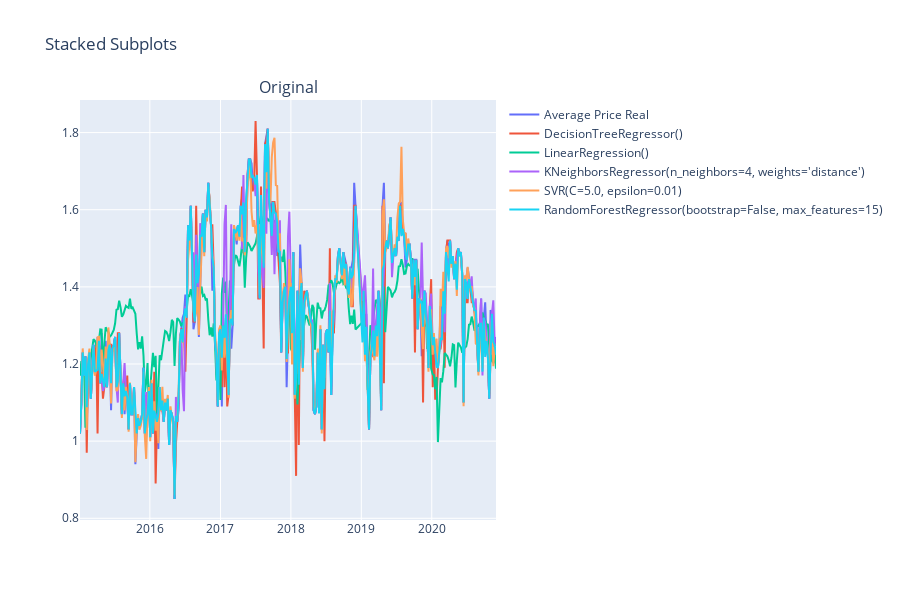

Source (notebook cell):
### Code cell
import plotly.express as px
from plotly.subplots import make_subplots
import plotly.graph_objects as go

df = pd.read_csv("../data/slices/plot.csv")

mask1 = df['geography'] == "Boston"
mask2 = df['type'] == 'conventional'

df_plot = df[mask1 & mask2].copy()

fig = make_subplots(rows=1, cols=1, subplot_titles=("Original","Predicted"))

fig.append_trace(go.Scatter(
    x=df_plot['date'],
    y=df_plot['average_price'],
    name="Average Price Real"
), row=1, col=1)


for pipeline_name, pipeline in pipelines.items():
    
    y_predict = pipeline.predict(X)
    df_plot2 = df[mask2].copy()
    df_plot2['average_price_predicted'] = y_predict
    
    df_plot2 = df_plot2[mask1]

    fig.append_trace(go.Scatter(
        x=df_plot2['date'],
        y=df_plot2['average_price_predicted'],
        name=f"{pipeline.steps[1][1]}"
    ), row=1, col=1)

fig.update_layout(height=600, title_text="Stacked Subplots")
fig.show()

### Figure 1 — Plotly figure (JSON) as saved in the notebook; plotly's stock layout.template omitted (floating-point values rounded to 4 significant figures; data arrays with more than 128 entries replaced by an {"elided": "..."} marker saying what was removed)
{"data": [{"name": "Average Price Real", "type": "scatter", "x": {"elided": "306 str values"}, "xaxis": "x", "y": {"elided": "306 float values"}, "yaxis": "y"}, {"name": "DecisionTreeRegressor()", "type": "scatter", "x": {"elided": "306 str values"}, "xaxis": "x", "y": {"elided": "306 float values"}, "yaxis": "y"}, {"name": "LinearRegression()", "type": "scatter", "x": {"elided": "306 str values"}, "xaxis": "x", "y": {"elided": "306 float values"}, "yaxis": "y"}, {"name": "KNeighborsRegressor(n_neighbors=4, weights='distance')", "type": "scatter", "x": {"elided": "306 str values"}, "xaxis": "x", "y": {"elided": "306 float values"}, "yaxis": "y"}, {"name": "SVR(C=5.0, epsilon=0.01)", "type": "scatter", "x": {"elided": "306 str values"}, "xaxis": "x", "y": {"elided": "306 float values"}, "yaxis": "y"}, {"name": "RandomForestRegressor(bootstrap=False, max_features=15)", "type": "scatter", "x": {"elided": "306 str values"}, "xaxis": "x", "y": {"elided": "306 float values"}, "yaxis": "y"}], "layout": {"annotations": [{"font": {"size": 16}, "showarrow": false, "text": "Original", "x": 0.5, "xanchor": "center", "xref": "paper", "y": 1, "yanchor": "bottom", "yref": "paper"}], "height": 600, "title": {"text": "Stacked Subplots"}, "xaxis": {"anchor": "y", "domain": [0, 1]}, "yaxis": {"anchor": "x", "domain": [0, 1]}}}
